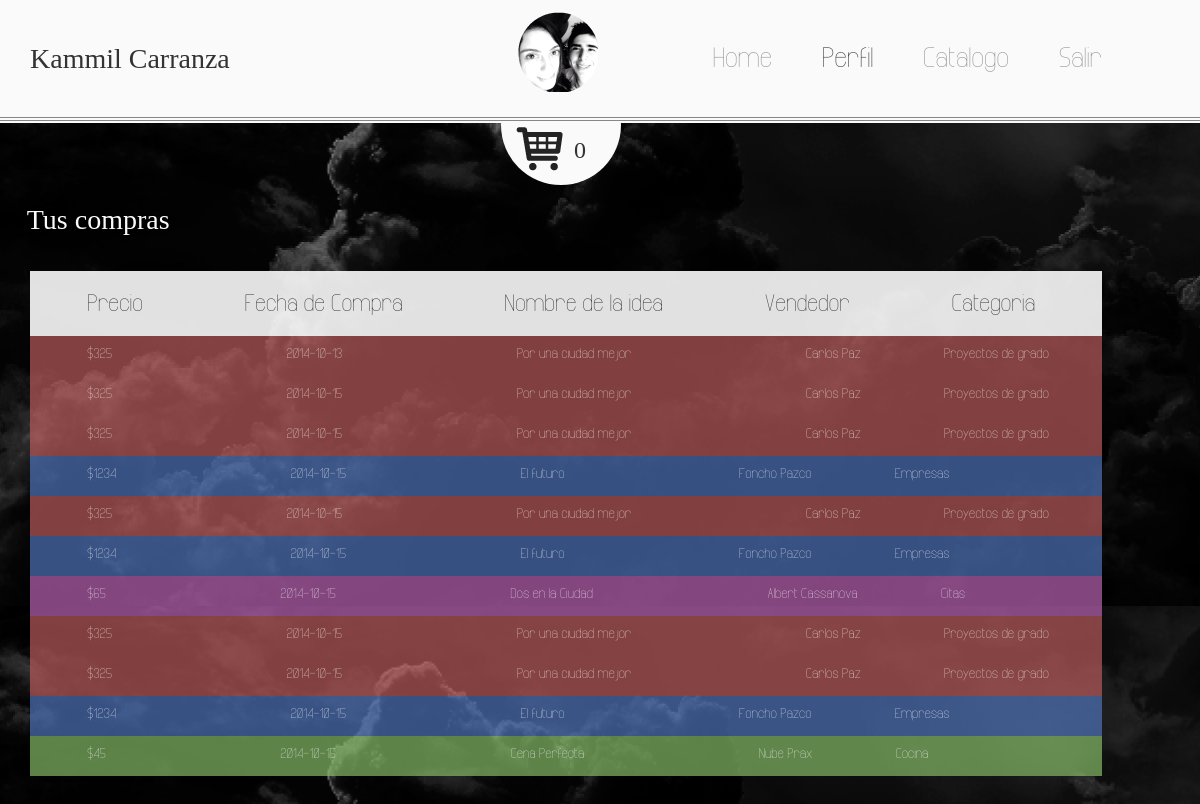
/WWW/Taller_2/compras.php (signed in), run on the app's committed database.
### tables this page shows
CREATE TABLE IF NOT EXISTS `usuarios` (
  `id` int(11) NOT NULL AUTO_INCREMENT,
  `correo` varchar(1024) NOT NULL,
  `nombre` varchar(1024) NOT NULL,
  `contrasena` varchar(1024) NOT NULL,
  `rutaImagen` varchar(1024) NOT NULL,
  PRIMARY KEY (`id`)
);

### WWW/Taller_2/compras.php (the view, shortened to what this page needs)
<html lang="es">
<head>
  <link href="CSS/bootstrap.min.css" rel="stylesheet">
  <link href="CSS/compras.css" rel="stylesheet">
</head>
<body>
  <nav>
    <div id="navegacion">
      <div class="container">
        <div class="row">
          <div class="col-md-4">
            <?php
            include_once("includes/database.php");
            $sql="SELECT usuarios.nombre AS nombre, usuarios.id AS idUsuario, usuarios.rutaImagen AS imagen  FROM tiendaVirtual.usuarios WHERE usuarios.id='". $_SESSION["username"]."'";
            $resultado=mysqli_query($con,$sql);
            while ($row= mysqli_fetch_array($resultado)) {
              echo"<h1>".$row["nombre"]."</h1>";
              ?>
            </div>
            <div class="col-md-2 col-md-offset-1">
              <figure>
                <?php
                echo"<img src=".$row["imagen"].">";
              }
              ?>
            </figure>
          </div>
          <div class="col-md-5">
           <a href="index.php">Home</a>
           <a class="resaltado" href="compras.php">Perfil</a>
           <a href="catalogo.php">Catalogo</a>
           <a href="includes/terminarSesion.php">Salir</a>
         </div>
       </div>
     </div>
     <hr>
     <hr>
   </div>
 </nav>
 <div class="container">
  <div class="row">
    <div class="col-md-2 col-md-offset-5">
      <div id="circulo">
       <figure>
        <a href="carrito.php"><img src="images/carrito.png"></a>
      </figure>
      <?php
      $sqlCarro="SELECT carrito.id FROM tiendaVirtual.carrito WHERE carrito.idUsuario='". $_SESSION["username"]."'";
      $tempCarro=mysqli_query($con,$sqlCarro);
      $filasTempCarro= mysqli_num_rows($tempCarro);
      echo"<h3>".$filasTempCarro."</h3>";
      ?>
    </div>
  </div>
</div>
</div>
<section>
  <div class="container">
    <div class="row">
      <h1>Tus compras</h1>
      <div class="col-md-12">
        <div class="barra">
          <h2>Precio</h2>
          <h2>Fecha de Compra</h2>
          <h2>Nombre de la idea</h2>
          <h2>Vendedor</h2>
          <h2>Categoria</h2>
        </div>
      </div>
      <?php
      $sqlProducto="SELECT productos.nombre AS nombreProducto, productos.precio AS precio, productos.categoria AS categoria, productos.vendedor AS vendedor, compras.fecha AS fecha FROM tiendaVirtual.productos JOIN tiendaVirtual.compras ON compras.idProducto=productos.id WHERE compras.idUsuario='". $_SESSION["username"]."'";
      $resProducto=mysqli_query($con,$sqlProducto);
      while($rowProducto=mysqli_fetch_array($resProducto)){
        echo"<div class='col-md-12'>";
        if($rowProducto["categoria"]=="Proyectos de grado"){
          echo"<div class='barra rojo compra'>";
        }
        if($rowProducto["categoria"]=="Empresas"){
          echo"<div class='barra azul compra'>";
        }
        if($rowProducto["categoria"]=="Cocina"){
          echo"<div class='barra verde compra'>";
        }
        if($rowProducto["categoria"]=="Citas"){
          echo"<div class='barra rosa compra'>";
        }
        echo"<h2>$".$rowProducto["precio"]."</h2>";
        echo"<h2>".$rowProducto["fecha"]."</h2>";
        echo"<h2>".$rowProducto["nombreProducto"]."</h2>";
        echo"<h2>".$rowProducto["vendedor"]."</h2>";
        echo"<h2>".$rowProducto["categoria"]."</h2>";
        echo"</div>";
        echo"</div>";
      }
      ?>
    </div>
  </div>
</section>
</body>
</html>

### WWW/Taller_2/CSS/compras.css (style rules this page uses)
* { margin: 0; padding: 0; }
body { background-image: url("../images/fondo.png"); }
h1 { font-family: intro; }
h3 { font-family: infinity; }
#navegacion { background: #fafafa; margin-bottom: 0%; padding-top: 1%; position: relative; z-index: 2; }
#navegacion h1 { font-size: 2em; margin-top: 9%; }
#navegacion a { display: inline-block; font-family: infinity; font-size: 2em; margin-right: 10%; margin-top: 6%; position: relative; color: rgba(23,23,23,0.5); text-decoration: none; }
#navegacion .resaltado { color: #232323; }
#navegacion figure { margin-bottom: 15%; }
#circulo { border-radius: 50%; background-color: #fafafa; height: 120px; width: 120px; margin-left: -10%; margin-top: -35%; z-index: -2; }
#circulo figure { padding-top: 49%; padding-left: 11%; display: inline-block; }
#circulo h3 { font-family: intro; display: inline-block; margin-top: 37%; margin-left: 5%; position: absolute; }
hr { border-top: 1px solid rgba(23,23,23,0.5); color: rgba(23,23,23,0.5); height: 2px; margin: 0; }
section { margin-bottom: 6%; }
section h1 { color: #fafafa; font-family: intro; font-size: 2em; margin-bottom: 3%; margin-left: 1%; }
section h2 { color: #232323; display: inline-block; font-family: Lobster, infinity; font-size: 1.7em; margin-right: 10.2%; text-align: center; }
section h2:last-child { margin-right: 0; }
.barra { background: rgba(250,250,250,0.9); padding-bottom: 0.8%; padding-left: 5%; padding-right: 5%; width: 94%; }
.rojo { background: rgba(186,91,91,0.7); height: 5%; padding-right: 0; }
.azul { background-color: rgba(78,114,186,0.7); height: 5%; padding-right: 0; }
.verde { background-color: rgba(133,186,103,0.7); height: 5%; padding-right: 0; }
.rosa { background-color: rgba(186,99,179,0.7); height: 5%; padding-right: 0; }
.compra h2 { color: #fafafa; display: inline-block; font-family: Lobster, infinity; font-size: 1em; margin-right: 17.2%; margin-top: 1%; text-align: center; }
.compra h2:last-child { margin-right: 0; margin-left: -9%; }

### data on the page
usuarios: nombre "Kammil Carranza", rutaImagen (picture)

### other printed values
$filasTempCarro "0"
$rowProducto["precio"] "325"
$rowProducto["fecha"] "2014-10-13"
$rowProducto["nombreProducto"] "Por una ciudad mejor"
$rowProducto["vendedor"] "Carlos Paz"
$rowProducto["categoria"] "Proyectos de grado"
$rowProducto["fecha"] "2014-10-15"
$rowProducto["precio"] "1234"
$rowProducto["nombreProducto"] "El futuro"
$rowProducto["vendedor"] "Foncho Pazco"
$rowProducto["categoria"] "Empresas"
$rowProducto["precio"] "65"
$rowProducto["nombreProducto"] "Dos en la Ciudad"
$rowProducto["vendedor"] "Albert Cassanova"
$rowProducto["categoria"] "Citas"
